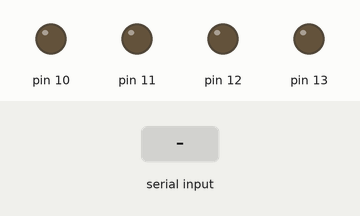
Bench run of a sketch on a simulated Arduino Uno, built with avr-gcc and run on an emulated ATmega328P. Parts: output pins drawn as LEDs (lit = HIGH). Inputs (shaded band) come from the test bench.

Above: at 1.2 s.
1.3 s: "a" received over Serial
At 2.4 s:
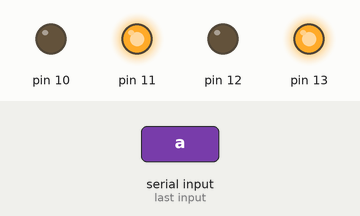
2.8 s: "d" received over Serial
At 3.5 s:
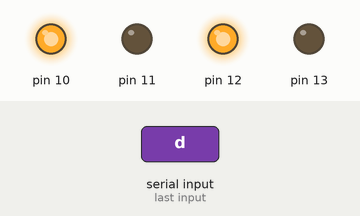
4.3 s: "w" received over Serial
At 4.7 s:
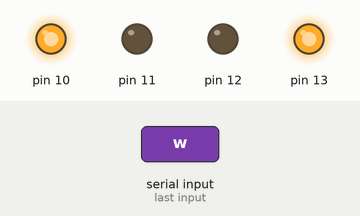
5.8 s: "s" received over Serial
At 7.0 s:
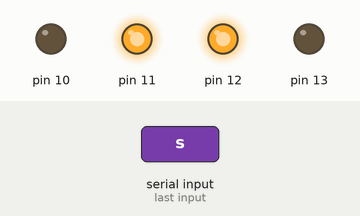
7.3 s: "z" received over Serial
At 8.2 s:
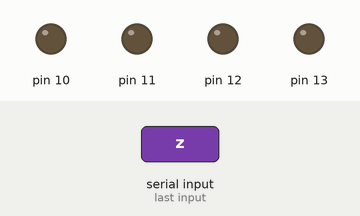
Timing chart, 0 to 9.8 s (numbered marks = the images above; inputs shaded):
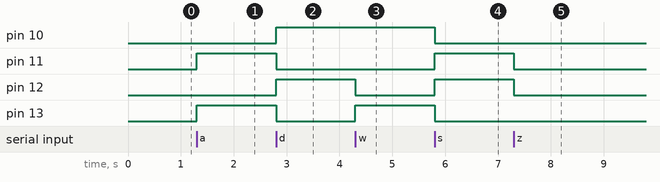

Measured:
- after the input at 1.3 s, pin 11, pin 13: LOW → HIGH at once
- after the input at 2.8 s, pin 10, pin 12: LOW → HIGH at once; pin 11, pin 13: HIGH → LOW at once
- after the input at 4.3 s, pin 12: HIGH → LOW at once; pin 13: LOW → HIGH at once
- after the input at 5.8 s, pin 10, pin 13: HIGH → LOW at once; pin 11, pin 12: LOW → HIGH at once
- after the input at 7.3 s, pin 11, pin 12: HIGH → LOW at once

The sketch:

vreceiver.ino
```cpp
void setup()
{
    Serial.begin(9600);
    pinMode(10, OUTPUT);
    pinMode(11, OUTPUT);
    pinMode(12, OUTPUT);
    pinMode(13, OUTPUT);

}
void loop()
{
  char mydata;
  if(Serial.available()>0)
  {
	  mydata = Serial.read();

	  {

		  if(mydata=='a')
		  {
		//Serial.print("Left");
			digitalWrite(10, LOW);
			digitalWrite(11, HIGH);
			digitalWrite(12, LOW);
			digitalWrite(13, HIGH);
		  }
		  else if(mydata=='d')
		  {
	//		Serial.print("Right");

			digitalWrite(10, HIGH);
			digitalWrite(11, LOW);
			digitalWrite(12, HIGH);
			digitalWrite(13, LOW);
		  }
		  else if(mydata=='w')
		  {
		//	Serial.print("Forward");

			digitalWrite(10, HIGH);
			digitalWrite(11, LOW);
			digitalWrite(12, LOW);
			digitalWrite(13, HIGH);
		  }
		  else if(mydata=='s')
		  {
	//		Serial.print("reverse");

			digitalWrite(10, LOW);
			digitalWrite(11, HIGH);
			digitalWrite(12, HIGH);
			digitalWrite(13, LOW);
		  }
                  else if(mydata=='z')
		  {
	//		Serial.print("stop");

			digitalWrite(10, LOW);
			digitalWrite(11, LOW);
			digitalWrite(12, LOW);
			digitalWrite(13, LOW);
		  }
		}
	}
}
```
